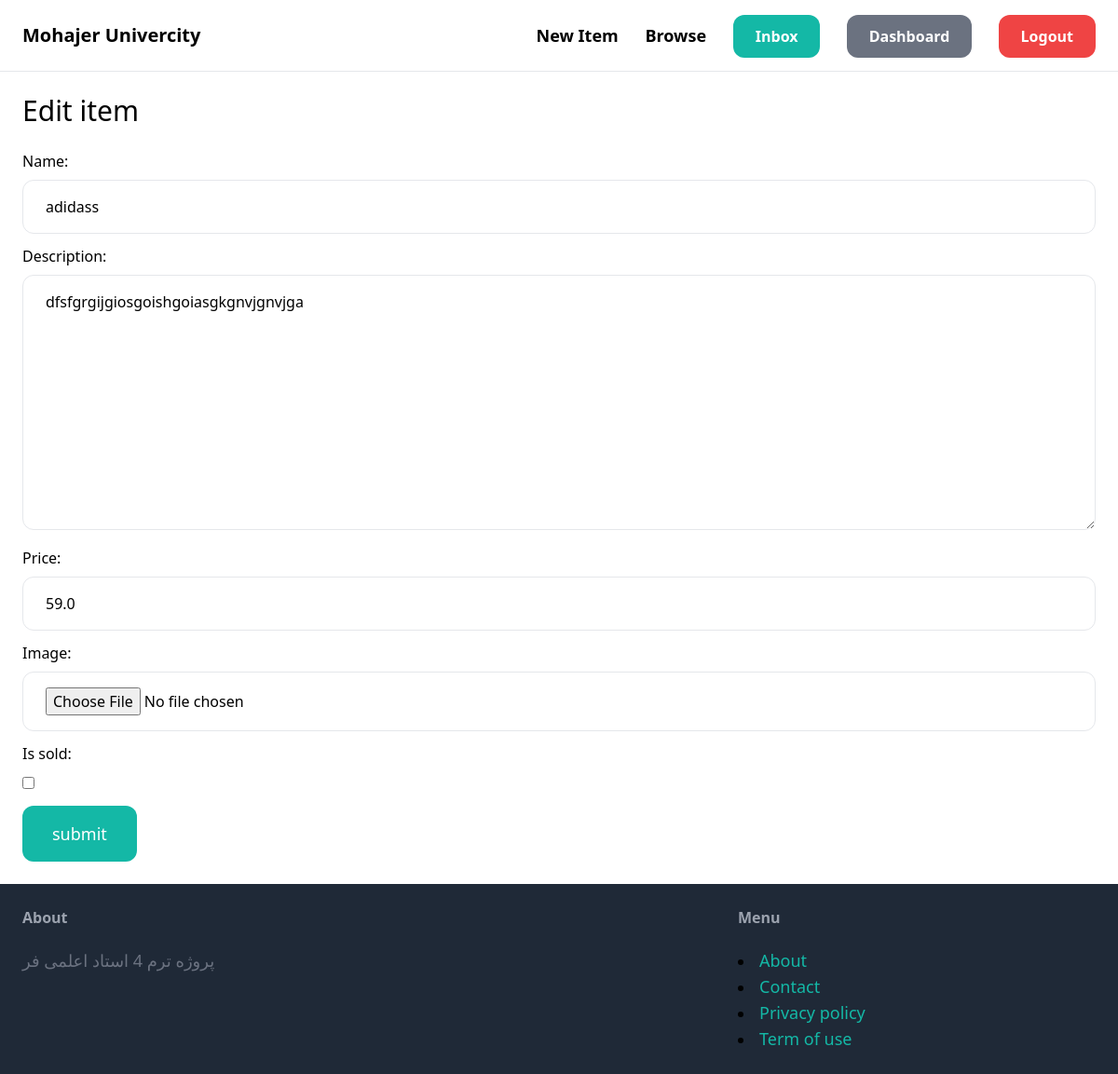
The page /items/1/edit/ (signed in) on the database its author committed.
### item/models.py (models this page shows, shortened)
class Item(models.Model):
    Category = models.ForeignKey(Category, on_delete=models.CASCADE)
    name = models.CharField(max_length = 255)
    description = models.TextField(max_length = 255, blank = True, null = True)
    price = models.FloatField()
    image = models.ImageField(upload_to='item_image', blank=True, null=True)
    is_sold = models.BooleanField(default = False)
    created_by = models.ForeignKey(User, on_delete = models.CASCADE)
    created_at = models.DateTimeField(auto_now_add=True)

### item/views.py (the view)
# urls.py: path('<int:pk>/edit/', views.edit, name= 'edit'),
@login_required
def edit(request, pk):
    item = get_object_or_404(Item , pk=pk , created_by = request.user)
    if request.method == 'POST':
        form = EditItemForm(request.POST, request.FILES, instance= item)
        if form.is_valid:
            form.save()
            return redirect('detail', pk = item.id)
    else:
        form = EditItemForm(instance= item)
    context = {
        'form' : form,
        'title' : 'Edit item'
    }
    return render(request, 'item/form.html' , context)

### item/forms.py
class EditItemForm(forms.ModelForm):
    class Meta:
        model = Item
        fields = ('name', 'description', 'price' , 'image', 'is_sold')
        widgets = {
            'name' : forms.TextInput(attrs={
                'class' : INPUT_CLASSESS
            }),
            'description' : forms.Textarea(attrs={
                'class' : INPUT_CLASSESS
            }),
            'price' : forms.TextInput(attrs={
                'class' : INPUT_CLASSESS
            }),
            'image' : forms.FileInput(attrs={
                'class' : INPUT_CLASSESS
            }),
        }

### item/templates/item/form.html (shortened to what this page needs)
{% extends "base.html" %}
{% block content %}
<h1 class="mb-6 text-3xl">{{ title }}</h1>
<form method="post" action="." enctype="multipart/form-data">
    {% for field in form %}
        <div class="mb-3">
            <label class="inline-block mb-2">
                {{ field.label_tag }}
            </label> <br>
            {{ field }}
        </div>
        {% endfor %}
        <button class="py-4 px-8 text-lg bg-teal-500 hover:bg-teal-700 rounded-xl text-white">submit</button>
</form>
{% endblock content %}

### rows shown on the page
Item: form "adidass" "dfsfgrgijgiosgoishgoiasgkgnvjgnvjga" "59.0"

### other values the page prints
{{ title }} "Edit item"
{{ field.label_tag }} "Name:" "Description:" "Price:" "Image:" "Is sold:"
